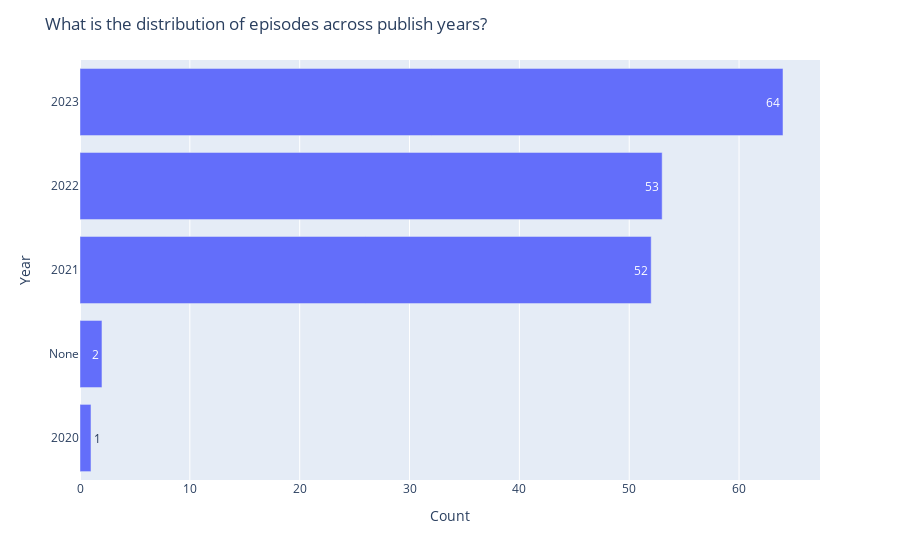

The notebook cell this image was saved under:
### Markdown cell above
# What is the distribution of episodes across publish years?

### Code cell
year_dict = defaultdict(int)

for episode in data:
    created = episode["created"]
    
    if not created:
        year_dict["None"] += 1
    else:
        year = str(parse(created).year)
        year_dict[year] += 1

year_dict = dict(sorted(year_dict.items(), key=lambda item: item[1], reverse=False))
fig = px.bar(
    y=list(year_dict.keys()),
    x=list(year_dict.values()),
    labels={'y':'Year', 'x':'Count'},
    orientation='h',
    text_auto=True)
fig.update_layout(title='What is the distribution of episodes across publish years?')
fig.show()

### Figure 1 — Plotly figure (JSON) as saved in the notebook; plotly's stock layout.template omitted (floating-point values rounded to 4 significant figures)
{"data": [{"alignmentgroup": "True", "hovertemplate": "Count=%{x}<br>Year=%{y}<extra></extra>", "legendgroup": "", "marker": {"color": "#636efa", "pattern": {"shape": ""}}, "name": "", "offsetgroup": "", "orientation": "h", "showlegend": false, "textposition": "auto", "texttemplate": "%{x}", "type": "bar", "x": [1, 2, 52, 53, 64], "xaxis": "x", "y": ["2020", "None", "2021", "2022", "2023"], "yaxis": "y"}], "layout": {"barmode": "relative", "legend": {"tracegroupgap": 0}, "margin": {"t": 60}, "title": {"text": "What is the distribution of episodes across publish years?"}, "xaxis": {"anchor": "y", "domain": [0, 1], "title": {"text": "Count"}}, "yaxis": {"anchor": "x", "domain": [0, 1], "title": {"text": "Year"}}}}
